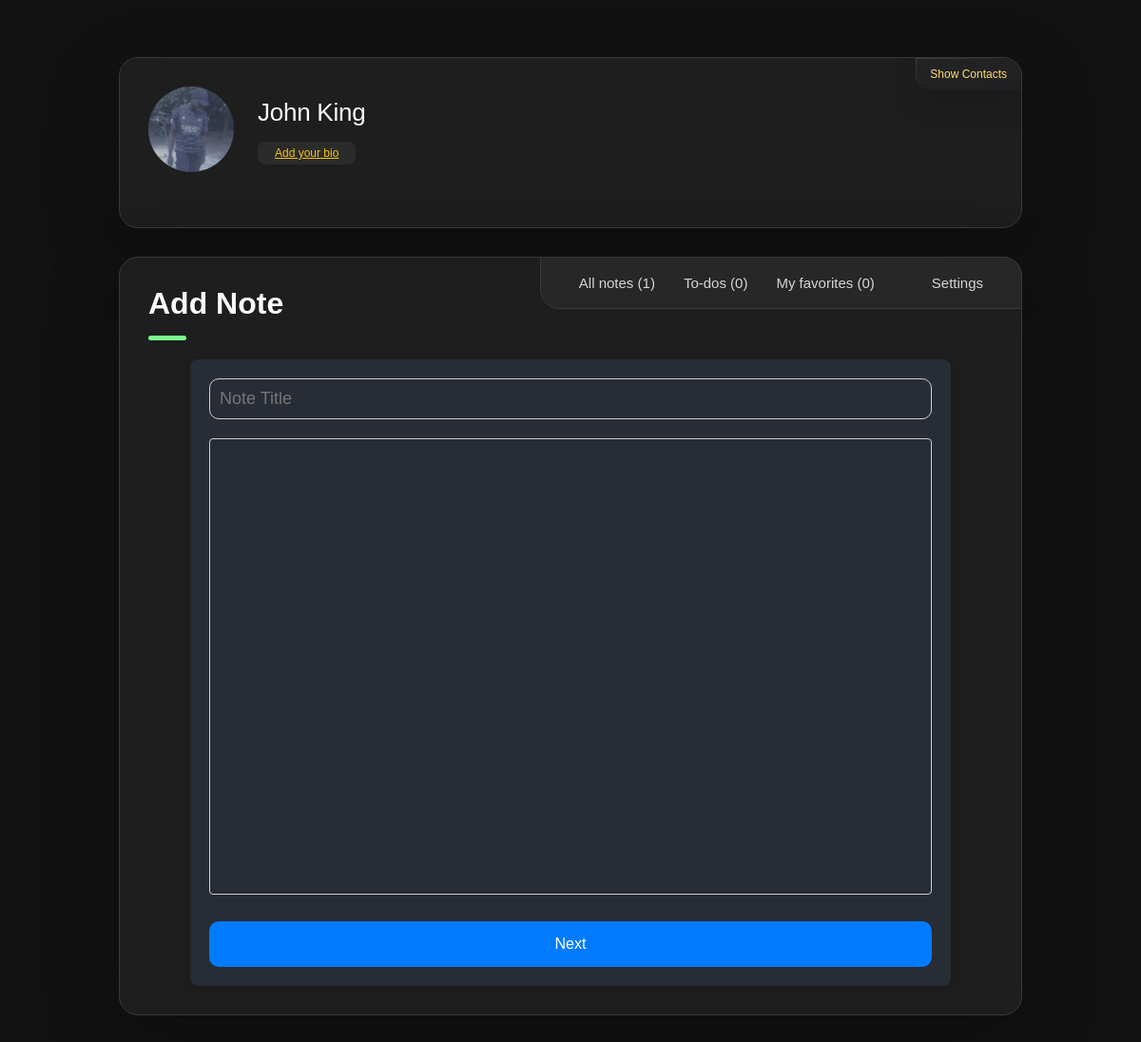
/add_note (signed in), run on the app's committed database.
### website/models.py (models this page shows, shortened)
class User(db.Model, UserMixin):
    id = db.Column(db.Integer, primary_key=True)
    email = db.Column(db.String(150), unique=True)
    password = db.Column(db.String(255))
    first_name = db.Column(db.String(225))
    second_name = db.Column(db.String(225))
    full_name = db.Column(db.String(255))
    profile_picture = db.Column(db.String(255), nullable=True)
    cover_picture = db.Column(db.String(255), nullable=True)
    user_name = db.Column(db.String(255))
    phone_number = db.Column(db.String(20))
    country_code = db.Column(db.String(10), default="+254")
    bio = db.Column(db.String(255))
    time_zone = db.Column(db.String(255))
    date_birth = db.Column(db.String(255))
    gender = db.Column(db.String(255))
    generated_color = db.Column(db.String(7))
    is_2fa_enabled = db.Column(db.Boolean, default=False)
    otp_secret = db.Column(db.String(32), nullable=True)
    temp_otp = db.Column(db.String(32), nullable=True)
    otp_method = db.Column(db.String(10), default='app')
    is_active = db.Column(db.Boolean, default=True)
    is_admin = db.Column(db.Boolean, default=False)
    email_verified = db.Column(db.Boolean, default=False)
    note_tags = db.relationship(
        "NoteTag", back_populates="user", cascade="all, delete-orphan"
    )
    notes = db.relationship("Note", back_populates="user", cascade="all, delete-orphan")
    password_reset_tokens = db.relationship(
        "PasswordResetToken", back_populates="user", cascade="all, delete-orphan"
    )
    notifications = db.relationship(
        "Notification", back_populates="user", cascade="all, delete-orphan"
    )
    todos = db.relationship("ToDo", back_populates="user", cascade="all, delete-orphan")
    email_preferences = db.relationship(
        "EmailPreferences",
        uselist=False,
        back_populates="user",
        cascade="all, delete-orphan",
    )
    push_preferences = db.relationship(
        "PushPreferences",
        uselist=False,
        back_populates="user",
        cascade="all, delete-orphan",
    )
    email_verification_tokens = db.relationship(
        "EmailVerificationToken", back_populates="user", cascade="all, delete-orphan"
    )

### website/views.py (the view)
@views.route("/add_note", methods=["GET"])
def show_add_note2():
    tags = NoteTag.query.filter_by(user_id=current_user.id).all()
    return render_template("all_notes_add.html", tags=tags)

### website/templates/all_notes_add.html (shortened to what this page needs)
<!DOCTYPE html>
<html lang="en">
  <head>
    <link
      rel="stylesheet"
      href="https://cdnjs.cloudflare.com/ajax/libs/font-awesome/5.15.4/css/all.min.css"
    />
    <link
      rel="stylesheet"
      href="{{ url_for('static', filename='css/add_all.css') }}"
    />
    <link
      href="https://unpkg.com/boxicons@2.1.4/css/boxicons.min.css"
      rel="stylesheet"
    />
    <link
      href="https://cdn.quilljs.com/1.3.6/quill.snow.css"
      rel="stylesheet"
    />
  </head>
  <body>
<main>
  <aside class="sidebar" data-sidebar>
    <div class="sidebar-info">
      <figure class="avatar-box">
        {% if current_user.profile_picture %}
        <img
          src="/static/profile_pics/{{ current_user.profile_picture }}"
          alt="Profile Picture"
          class="profile-image"
        />
        {% else %}
        <i
          class="fas fa-5x"
          style="--background-: {{ current_user.generated_color }}"
          >{{ current_user.first_name[0] }}</i
        >
        {% endif %}
      </figure>
      <div class="info-content">
        <h1 class="name" title="{{ current_user.full_name }}">
          {{ current_user.full_name }}
        </h1>
        <p class="title" title="{{ current_user.bio }}">
          {% if current_user.bio %} {{ current_user.bio }} {% else %}
          <a
            href="{{ url_for('views.settings') }}"
            style="color: #f1c40f; text-decoration: underline"
          >
            Add your bio
          </a>
          {% endif %}
        </p>
      </div>
      <button class="info_more-btn" data-sidebar-btn>
        <span>Show Contacts</span>
      </button>
    </div>
  </aside>
  <div class="main-content">
    <nav class="navbar">
      <ul class="navbar-list">
        <li class="navbar-item">
          <a href="/user_home" class="navbar-link">
            <p>
              All notes
              <span
                style="--background-: {{ current_user.generated_color }}"
              >
                ({{ current_user.notes|length }})
              </span>
            </p>
          </a>
        </li>
        <li class="navbar-item">
          <a
            href="{{ url_for('views.show_todo_page') }}"
            class="navbar-link"
          >
            <p style="--background-: {{ current_user.generated_color }}">
              To-dos
              <span> (<span id="todoCount">0</span>)</span>
            </p>
          </a>
        </li>
        <li class="navbar-item">
          <a href="/favorites" class="navbar-link" id="favoriteLink">
            <p style="--background-: {{ current_user.generated_color }}">
              My favorites
              <span> (<span id="favoriteCount">0</span>) </span>
            </p>
          </a>
        </li>
        <li class="navbar-item">
          <a
            href="{{url_for('views.settings')}}"
            class="navbar-link"
            style="--background-: {{ current_user.generated_color }}"
          >
            <p>Settings</p>
          </a>
        </li>
      </ul>
    </nav>
    <article class="about active" id="all_add">
      <header>
        <h2 class="h2 article-title" style="--background-: {{ current_user.generated_color }}">Add Note</h2>
      </header>
      <section class="about-text">
        <form
        id="addNoteForm"
        action="{{ url_for('views.add_note_all') }}"
        method="POST"
        onsubmit="submitForm(event)"
      >
        <input
          type="text"
          id="noteTitle"
          name="title"
          class="inputs"
          required
          placeholder="Note Title"
        />
        <div id="quillEditor"></div>
        <br />
        <button
          type="button"
          class="next"
          id="nextButton"
          style="--background-: {{ current_user.generated_color }}"
        >
          Next
        </button>
      </form>
      </section>
    </article>
  </div>
</main>
  </body>
</html>

### data on the page
User: profile_picture (picture), full_name "John King"

### other printed values
{{ current_user.notes|length }} "1"
